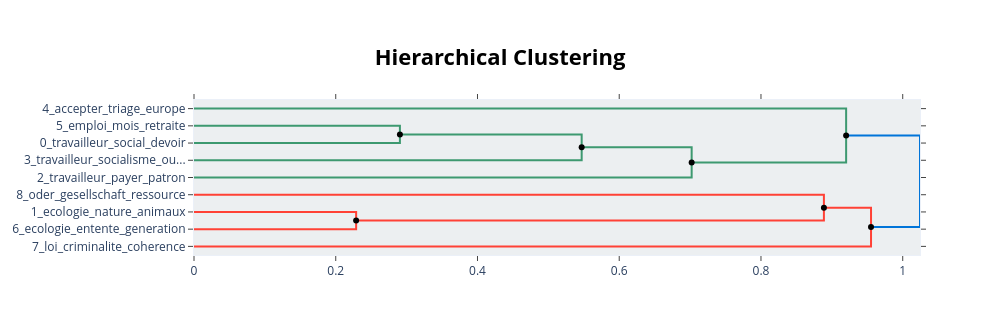

Notebook source saved alongside this figure:
### Code cell
hierarchical_topics = topic_model.hierarchical_topics(docs)
fig = topic_model.visualize_hierarchy(hierarchical_topics=hierarchical_topics)
fig.write_html("plot_interactif/bertopic_hierarchy.html")
fig

### Figure 1 — Plotly figure (JSON) as saved in the notebook; plotly's stock layout.template omitted (floating-point values rounded to 4 significant figures)
{"data": [{"hoverinfo": "text", "marker": {"color": "rgb(61,153,112)"}, "mode": "lines", "text": ["emploi_mois_retraite_familial_pourcent", "", "", "travailleur_social_devoir_femme_majorite"], "type": "scatter", "x": [0.0, 0.2905, 0.2905, 0.0], "xaxis": "x", "y": [-15.0, -15.0, -25.0, -25.0], "yaxis": "y"}, {"hoverinfo": "text", "marker": {"color": "rgb(61,153,112)"}, "mode": "lines", "text": ["travailleur_social_devoir_femme_majorite", "", "", "travailleur_socialisme_ouvrier_capitalisme_bourgeoisie"], "type": "scatter", "x": [0.2905, 0.547, 0.547, 0.0], "xaxis": "x", "y": [-20.0, -20.0, -35.0, -35.0], "yaxis": "y"}, {"hoverinfo": "text", "marker": {"color": "rgb(61,153,112)"}, "mode": "lines", "text": ["travailleur_social_devoir_femme_vouloir", "", "", "travailleur_payer_patron_maintenir_patronat"], "type": "scatter", "x": [0.547, 0.7022, 0.7022, 0.0], "xaxis": "x", "y": [-27.5, -27.5, -45.0, -45.0], "yaxis": "y"}, {"hoverinfo": "text", "marker": {"color": "rgb(61,153,112)"}, "mode": "lines", "text": ["accepter_triage_europe_illusion_grand", "", "", "travailleur_devoir_social_falloir_gouvernement"], "type": "scatter", "x": [0.0, 0.9201, 0.9201, 0.7022], "xaxis": "x", "y": [-5.0, -5.0, -36.25, -36.25], "yaxis": "y"}, {"hoverinfo": "text", "marker": {"color": "rgb(255,65,54)"}, "mode": "lines", "text": ["ecologie_nature_animaux_entente_generation", "", "", "ecologie_entente_generation_vie_environnement"], "type": "scatter", "x": [0.0, 0.2288, 0.2288, 0.0], "xaxis": "x", "y": [-65.0, -65.0, -75.0, -75.0], "yaxis": "y"}, {"hoverinfo": "text", "marker": {"color": "rgb(255,65,54)"}, "mode": "lines", "text": ["oder_gesellschaft_ressource_um_natur", "", "", "ecologie_nature_entente_animaux_generation"], "type": "scatter", "x": [0.0, 0.8888, 0.8888, 0.2288], "xaxis": "x", "y": [-55.0, -55.0, -70.0, -70.0], "yaxis": "y"}, {"hoverinfo": "text", "marker": {"color": "rgb(255,65,54)"}, "mode": "lines", "text": ["ecologie_nature_entente_animaux_generation", "", "", "loi_criminalite_coherence_reduction_groupe"], "type": "scatter", "x": [0.8888, 0.9553, 0.9553, 0.0], "xaxis": "x", "y": [-62.5, -62.5, -85.0, -85.0], "yaxis": "y"}, {"hoverinfo": "text", "marker": {"color": "rgb(0,116,217)"}, "mode": "lines", "text": ["travailleur_devoir_falloir_social_vouloir", "", "", "ecologie_nature_entente_animaux_generation"], "type": "scatter", "x": [0.9201, 1.024, 1.024, 0.9553], "xaxis": "x", "y": [-20.62, -20.62, -73.75, -73.75], "yaxis": "y"}, {"hoverinfo": "text", "hovertext": ["travailleur_social_devoir_femme_majorite", "travailleur_social_devoir_femme_vouloir", "ecologie_nature_entente_animaux_generation", "travailleur_devoir_falloir_social_vouloir"], "marker": {"color": "black"}, "mode": "markers", "showlegend": false, "type": "scatter", "x": [0.2905, 0.547, 0.8888, 0.9201], "y": [-20, -27.5, -62.5, -20.62]}, {"hoverinfo": "text", "hovertext": ["travailleur_devoir_social_falloir_gouvernement", "ecologie_nature_entente_animaux_generation", "ecologie_nature_entente_animaux_generation"], "marker": {"color": "black"}, "mode": "markers", "showlegend": false, "type": "scatter", "x": [0.7022, 0.2288, 0.9553], "y": [-36.25, -70, -73.75]}], "layout": {"autosize": false, "height": 335, "hoverlabel": {"bgcolor": "white", "font": {"family": "Rockwell", "size": 16}}, "hovermode": "closest", "plot_bgcolor": "#ECEFF1", "showlegend": false, "title": {"font": {"color": "Black", "size": 22}, "text": "<b>Hierarchical Clustering</b>", "x": 0.5, "xanchor": "center", "yanchor": "top"}, "width": 1000, "xaxis": {"mirror": "allticks", "rangemode": "tozero", "showgrid": false, "showline": true, "showticklabels": true, "ticks": "outside", "type": "linear", "zeroline": false}, "yaxis": {"mirror": "allticks", "range": [-90, 0], "rangemode": "tozero", "showgrid": false, "showline": true, "showticklabels": true, "tickmode": "array", "ticks": "outside", "ticktext": ["4_accepter_triage_europe", "5_emploi_mois_retraite", "0_travailleur_social_devoir", "3_travailleur_socialisme_ou...", "2_travailleur_payer_patron", "8_oder_gesellschaft_ressource", "1_ecologie_nature_animaux", "6_ecologie_entente_generation", "7_loi_criminalite_coherence"], "tickvals": [-5, -15, -25, -35, -45, -55, -65, -75, -85], "type": "linear", "zeroline": false}}}
